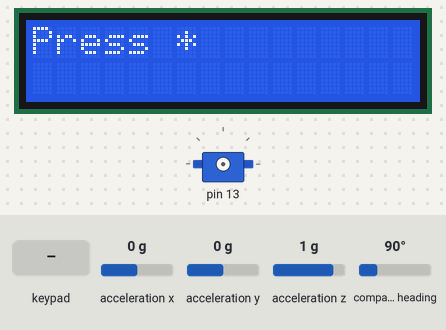
This program was run on a simulated Teensy 4. Parts: 16×2 character LCD, servo. The inputs (shaded band) are chosen by the test bench; at power-on: compass heading 90°, acceleration x 0 g, acceleration y 0 g, acceleration z 1 g.

Above: at 0.8 s.
0.9 s: key '*' pressed
At 1.7 s:
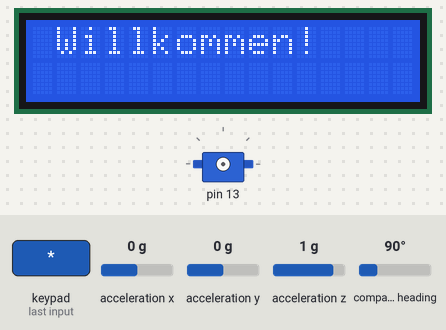
3.7 s: compass heading set to 7°
At 5.7 s:
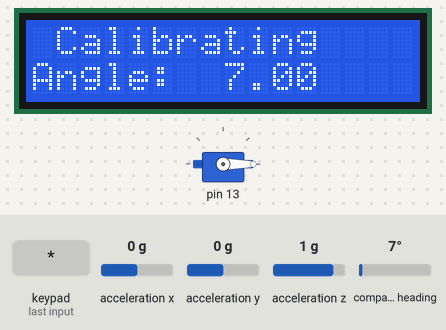
6.7 s: compass heading set to 90°
At 8.2 s:
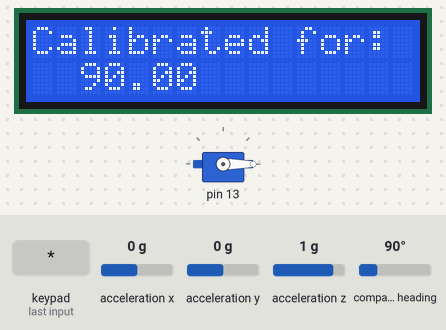
9.4 s: keypad keys 1 2 pressed 0.4 s apart
At 15.9 s:
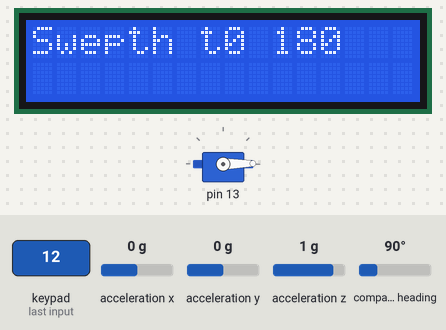
16.2 s: keypad keys 1 2 # pressed 0.4 s apart
At 18.7 s:
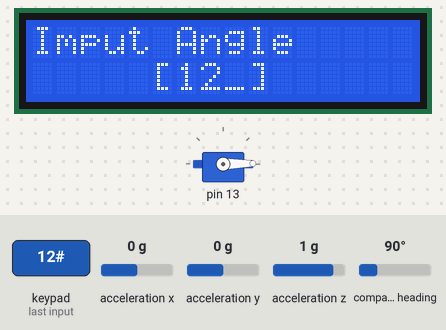
19.2 s: key '1' pressed
At 20.5 s:
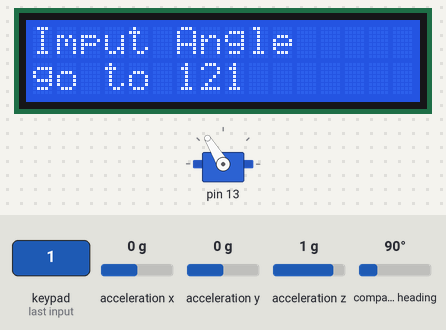
Timing chart, 0 to 22.2 s (numbered marks = the images above; inputs shaded):
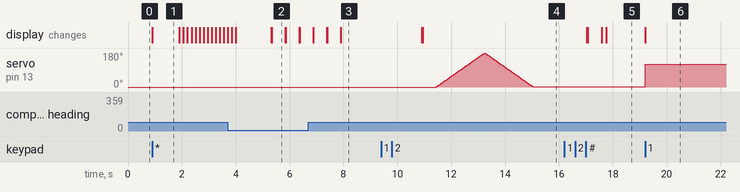

Measured:
- after the input at 0.9 s, the display: changes at once (image 1)
- after the input at 9.4 s, servo on pin 13: rises from 0° to 179° in 1.8 s, then falls to 1° in 1.8 s; the display: first differs from a run without the input after 1.5 s (image 4)
- after the input at 16.2 s, the display: first differs from a run without the input after 1.4 s (image 5 shows a later state)
- after the input at 19.2 s, servo on pin 13: 1° → 121° at once; the display: changes at once (image 6)
- what the display in image 1 shows lasts 1.0 s, from 0.9 s to 1.9 s
- what the display in image 2 shows lasts 0.5 s, from 5.3 s to 5.8 s

The program:

main.cpp
```cpp
#include <Arduino.h>
#include <cmath>
#include <iostream>
#include <array>  // std::array

// Keypad and LCD library
#include <LiquidCrystal.h>
#include <Keypad.h>

//   Adafruit BNO055 library
#include <Wire.h>
#include <Adafruit_Sensor.h>
#include <Adafruit_BNO055.h>
#include <utility/imumaths.h>
#include <SPI.h>

//  Servo library
#include "Servo.h"

// Custom libraries
#include "servo_control.h"
#include "variables.h"
#include "user_interface.h"


/*--------------------------------------------*/
/*-------------SETUP AND MAIN ----------------*/
/*--------------------------------------------*/

void setup()
{
  // Begin LCD:
  LCD.begin(16, 2);
  init_lcd();

  pinMode(LED_BUILTIN, OUTPUT); // Initialize the LED_BUILTIN pin as an output
  servo1.attach(servoPin); // Attaches the servo on pin 3 to the servo object

  // Set the servo at 0º:
  changeServoPosition(0, servo1);
  delay(1000);

  // Initialize the BNO055 sensor
  if(!bno.begin())
  {
    /* There was a problem detecting the BNO055 ... check your connections */
    LCD.clear();
    LCD.setCursor(0, 0);
    LCD.print("Waiting BNO...");
    while(1);
  }
  bno.setExtCrystalUse(true);
  LCD.clear();

  // Calibrate the BNO055 sensor to macth the servo 0 angle (rotations can be different)
  calibration_angle = calibrate_bno();
  delay(1000);

  LCD.clear();
  LCD.setCursor(0, 0);
  LCD.print("Opt: 1, 2 or 3:");
}

void loop()
{

  digitalWrite(LED_BUILTIN, HIGH); // Turn the LED on (Check if the board is working)
  char OptionKey = customKeypad.getKey();

  if (OptionKey){
    LCD.setCursor(0, 0);
    LCD.clear();
    if (OptionKey == '1') { option1();}
    else if (OptionKey == '2') { option2();}
    else if (OptionKey == '3') { option3();}
    else { not_a_option();}
    delay(2000);
    LCD.clear();
    LCD.setCursor(0, 0);
    LCD.print("Opt: 1, 2 or 3:");
  }

}
```
